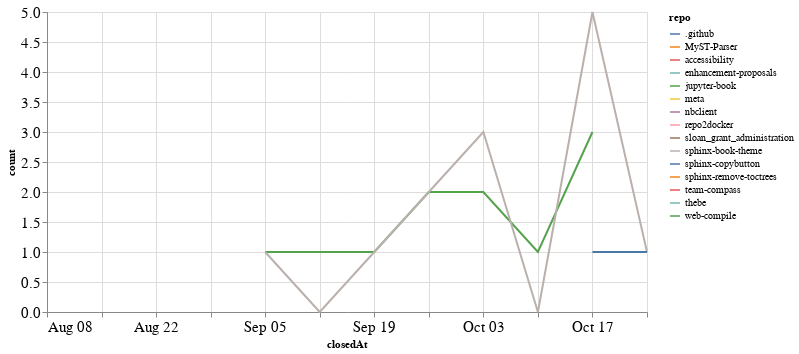

The notebook cell this image was saved under:
### Code cell
closed_by_time = closed_by.groupby('repo').resample('W', on='closedAt').count()['author'].reset_index()
closed_by_time = closed_by_time.rename(columns={'author': 'count'})

alt.Chart(closed_by_time, width=600).mark_line().encode(
    x='closedAt',
    y='count',
    color='repo',
    tooltip="repo"
)

### Figure 1 — Vega-Lite specification as saved in the notebook (floating-point values rounded to 4 significant figures)
{"config": {"axisLeft": {"labelFontSize": 15}, "axisBottom": {"labelFontSize": 15}}, "data": {"name": "data-c46c35983781db04bce039c899419bd1"}, "mark": "line", "encoding": {"color": {"type": "nominal", "field": "repo"}, "tooltip": {"type": "nominal", "field": "repo"}, "x": {"type": "temporal", "field": "closedAt"}, "y": {"type": "quantitative", "field": "count"}}, "width": 600, "$schema": "https://vega.github.io/schema/vega-lite/v4.8.1.json", "datasets": {"data-c46c35983781db04bce039c899419bd1": [{"repo": ".github", "closedAt": "2021-09-12T00:00:00", "count": 3}, {"repo": "MyST-Parser", "closedAt": "2021-09-26T00:00:00", "count": 1}, {"repo": "accessibility", "closedAt": "2021-08-29T00:00:00", "count": 2}, {"repo": "enhancement-proposals", "closedAt": "2021-10-10T00:00:00", "count": 1}, {"repo": "jupyter-book", "closedAt": "2021-09-05T00:00:00", "count": 1}, {"repo": "jupyter-book", "closedAt": "2021-09-12T00:00:00", "count": 1}, {"repo": "jupyter-book", "closedAt": "2021-09-19T00:00:00", "count": 1}, {"repo": "jupyter-book", "closedAt": "2021-09-26T00:00:00", "count": 2}, {"repo": "jupyter-book", "closedAt": "2021-10-03T00:00:00", "count": 2}, {"repo": "jupyter-book", "closedAt": "2021-10-10T00:00:00", "count": 1}, {"repo": "jupyter-book", "closedAt": "2021-10-17T00:00:00", "count": 3}, {"repo": "meta", "closedAt": "2021-10-10T00:00:00", "count": 1}, {"repo": "nbclient", "closedAt": "2021-09-19T00:00:00", "count": 1}, {"repo": "repo2docker", "closedAt": "2021-09-19T00:00:00", "count": 1}, {"repo": "sloan_grant_administration", "closedAt": "2021-10-10T00:00:00", "count": 1}, {"repo": "sphinx-book-theme", "closedAt": "2021-09-05T00:00:00", "count": 1}, {"repo": "sphinx-book-theme", "closedAt": "2021-09-12T00:00:00", "count": 0}, {"repo": "sphinx-book-theme", "closedAt": "2021-09-19T00:00:00", "count": 1}, {"repo": "sphinx-book-theme", "closedAt": "2021-09-26T00:00:00", "count": 2}, {"repo": "sphinx-book-theme", "closedAt": "2021-10-03T00:00:00", "count": 3}, {"repo": "sphinx-book-theme", "closedAt": "2021-10-10T00:00:00", "count": 0}, {"repo": "sphinx-book-theme", "closedAt": "2021-10-17T00:00:00", "count": 5}, {"repo": "sphinx-book-theme", "closedAt": "2021-10-24T00:00:00", "count": 1}, {"repo": "sphinx-copybutton", "closedAt": "2021-10-17T00:00:00", "count": 1}, {"repo": "sphinx-copybutton", "closedAt": "2021-10-24T00:00:00", "count": 1}, {"repo": "sphinx-remove-toctrees", "closedAt": "2021-10-24T00:00:00", "count": 1}, {"repo": "team-compass", "closedAt": "2021-10-17T00:00:00", "count": 1}, {"repo": "thebe", "closedAt": "2021-08-08T00:00:00", "count": 1}, {"repo": "web-compile", "closedAt": "2021-09-26T00:00:00", "count": 1}]}}
